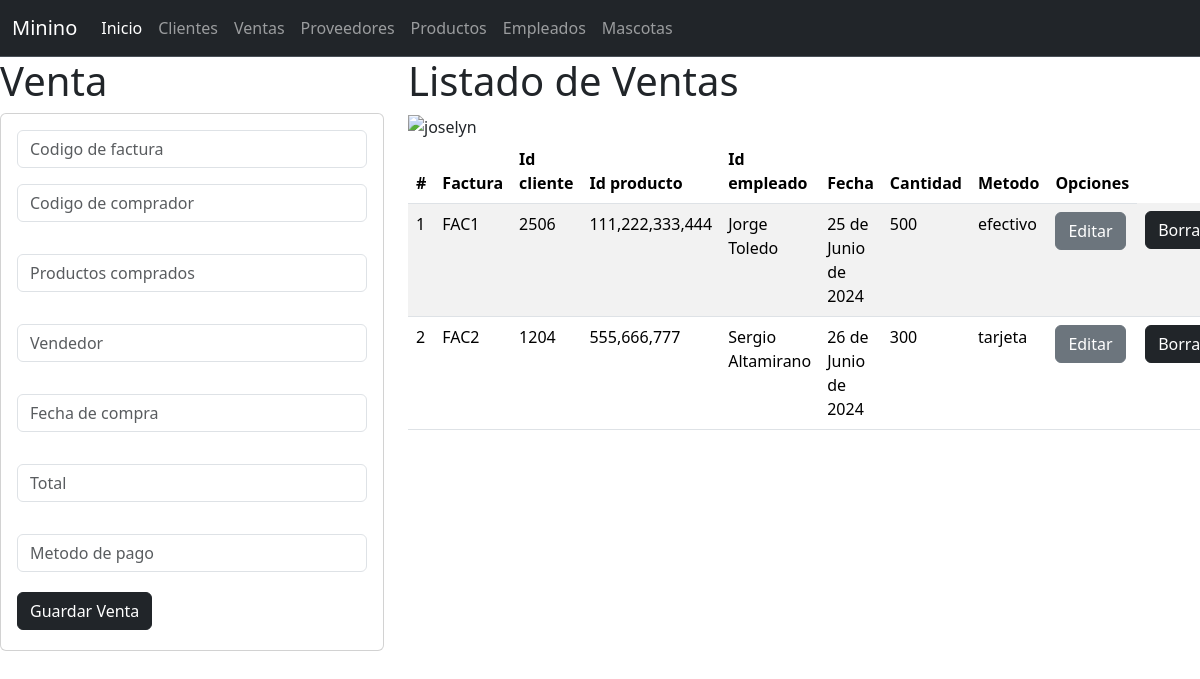
The app's page /Ventas with its own data.
### ventas_app/models.py (models this page shows, shortened)
class Venta(models.Model):
    factura=models.CharField(primary_key=True,max_length=60)
    idcliente=models.CharField(max_length=100)
    producto=models.CharField(max_length=60)
    empleado=models.CharField(max_length=60)
    fecha=models.DateField(max_length=60)
    cantidad=models.PositiveIntegerField()
    metodo=models.CharField(max_length=60)

### ventas_app/views.py (the view)
# urls.py: path('Ventas',views.inicio_vistaVentas,name="Ventas"),
def inicio_vistaVentas(request):
    lasventas=Venta.objects.all()
    return render(request,'gestionarVentas.html',{"misventas":lasventas})

### ventas_app/templates/gestionarVentas.html
{% extends "base.html" %}
{% load static %}
{% block cuerpo %}
<div class="row">
    <div class="col-sm-12 col-md-4 col-lg-4 col-xl-4">
        <h1>Venta</h1>
        <div class="card">
            <div class="card-body">
                <form action="/registrarVenta/" method="POST"> {% csrf_token %}
                    <div class="form-group">
                        <input type="text" id="txtfactura" name="txtfactura" class="form-control" placeholder="Codigo de factura" minlength="1" maxlength="6" required>
                    </div>
                    <div class="form-group py-3">
                            <input type="text" id="txtidcliente" name="txtidcliente" class="form-control" placeholder="Codigo de comprador" maxlength="100" required>
                        </div>
                    <div class="form-group py-3">
                            <input type="text" id="txtproducto" name="txtproducto" class="form-control" placeholder="Productos comprados" maxlength="100" required>
                        </div>
                    <div class="form-group py-3">
                            <input type="text" id="txtempleado" name="txtempleado" class="form-control" placeholder="Vendedor" maxlength="100" required>
                        </div>
                    <div class="form-group py-3">
                            <input type="text" id="txtfecha" name="txtfecha" class="form-control" placeholder="Fecha de compra" maxlength="100" required>
                        </div>
                    <div class="form-group py-3">
                            <input type="text" id="txtcantidad" name="txtcantidad" class="form-control" placeholder="Total" maxlength="100" required>
                    </div>
                    <div class="form-group py-3">
                            <input type="text" id="txtmetodo" name="txtmetodo" class="form-control" placeholder="Metodo de pago" maxlength="100" required>
                        </div>
                    <div class="form-group py-1">
                        <button type="submit" class="btn btn-dark">Guardar Venta</button>
                    </div>
                </form>
            </div>
        </div>
    </div>
    <div class="col-sm-12 col-md-8 col-lg-8 col-xl-8">
        <h1>Listado de Ventas</h1>
        <img class="w-50" src="{% static 'img/mascota5.jpg' %}"alt="joselyn" width="100" height="200">
        <table class="table table-striped">
            <thead>
                <tr>
                    <th scope="col">#</th>
                    <th scope="col">Factura</th>
                    <th scope="col">Id cliente</th>
                    <th scope="col">Id producto</th>
                    <th scope="col">Id empleado</th>
                    <th scope="col">Fecha</th>
                    <th scope="col">Cantidad</th>
                    <th scope="col">Metodo</th>
                    <th>Opciones</th>
                </tr>
            </thead>
            <tbody>
                {% for m in misventas %}
                    <tr>
                        <td> {{forloop.counter}} </td>
                        <td> {{m.factura}} </td>
                        <td> {{m.idcliente}} </td>
                        <td> {{m.producto}} </td>
                        <td> {{m.empleado}} </td>
                        <td> {{m.fecha}} </td>
                        <td> {{m.cantidad}} </td>
                        <td> {{m.metodo}} </td>
                        <td><a href="seleccionarVenta/{{m.factura}}" class="btn btn-secondary">Editar</a></td>
                        <td><a href="borrarVenta/{{m.factura}}" class="btn btn-dark">Borrar</a></td>
                    </tr>
                {% endfor %}
            </tbody>
            </table>
    </div>
</div>
{% endblock %}

### records on screen
Venta: factura "FAC1", idcliente "2506", producto "111,222,333,444", empleado "Jorge Toledo", fecha "25 de Junio de 2024", cantidad "500", metodo "efectivo"
Venta: factura "FAC2", idcliente "1204", producto "555,666,777", empleado "Sergio Altamirano", fecha "26 de Junio de 2024", cantidad "300", metodo "tarjeta"
